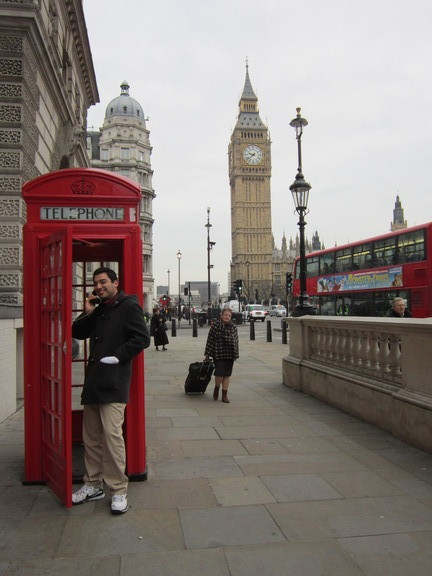
%> input picture ecourses/danalysis/london.jpg, 432 x 576 px
$ octave l12_1.m   (GNU Octave 9; MATLAB toolbox functions it lacks are replaced by stand-ins)
%> lines starting %> are read from the running program, lines starting %| are printed output that depends on the picture
%% fourier transform image

clear all; close all; clc;
A=imread('london.jpg'); % read image
%> A is the input picture: size 576x432x3 uint8; mean R, G, B 135.5, 124.1, 119.5
Abw=rgb2gray(A); % convert to black and white
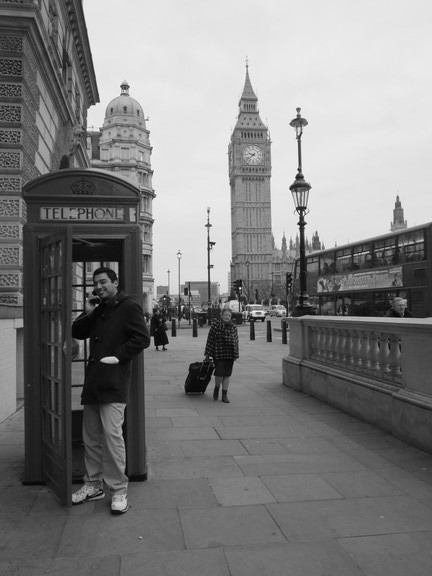
%> Abw: size 576x432 uint8; min 0, max 254, mean 126.9
Abw=double(Abw); % convert to double precision
%> Abw: size 576x432 double
% image(Abw) %% check image

% add noise to the picture
Abwn= Abw+100*randn(size(Abw));
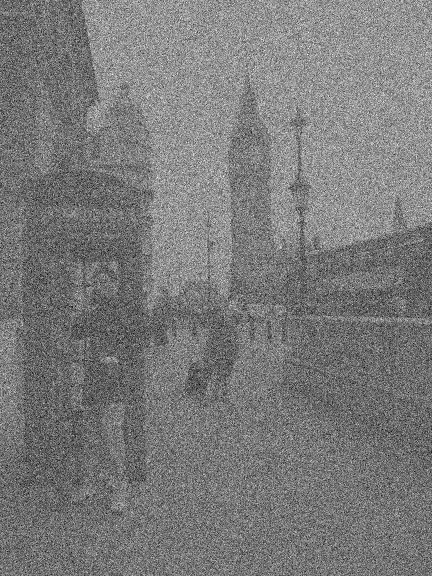
%> Abwn: size 576x432 double; min -366.2, max 656.5, mean 126.8; drawn with min black and max white

figure(1)
pcolor(rot90(Abwn,2)), shading interp, colormap hot
%> after `colormap hot`:
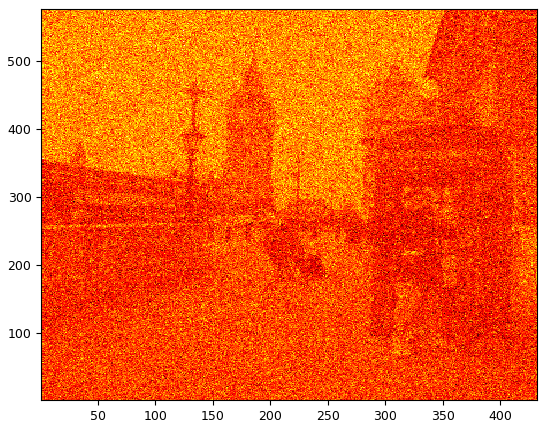
%> figure redrawn from the program's plot data
figure(2)
Abwt=fft2(Abwn); % fourier transform
pcolor(log(abs(fftshift(Abwt)))), shading interp
%> after `shading interp`:
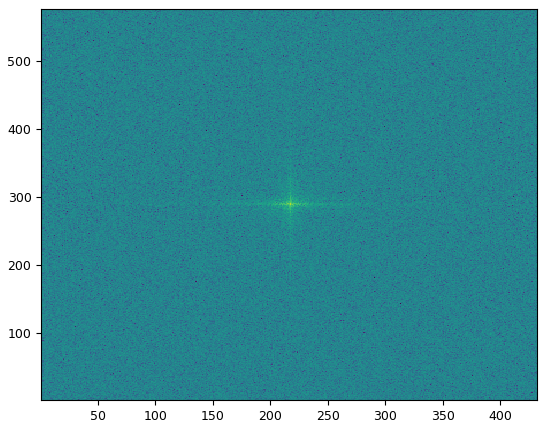
%> figure redrawn from the program's plot data
